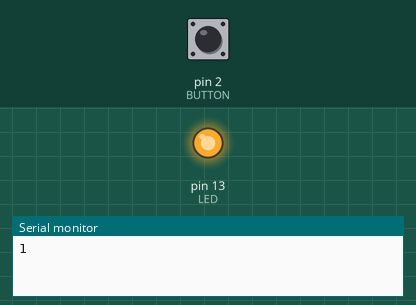
Bench run of a sketch on a simulated Arduino Uno, built with avr-gcc and run on an emulated ATmega328P. Shown: output pins drawn as LEDs (lit = HIGH), the last lines printed to the serial monitor. The inputs (shaded band) are chosen by the test bench; at power-on: pin 2 (BUTTON) HIGH.

Above: at 1.2 s.
1.3 s: pin 2 (BUTTON) pulled LOW for 0.15 s
At 2.4 s:
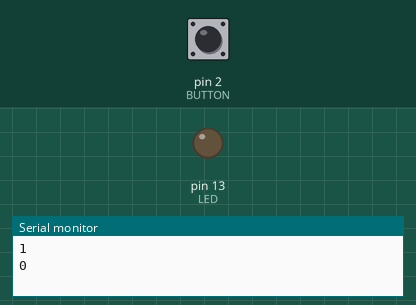
2.9 s: pin 2 (BUTTON) pulled LOW for 1 s
At 4.9 s:
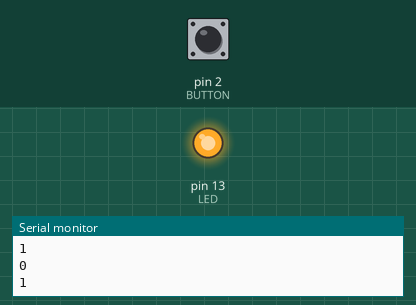
5.4 s: pin 2 (BUTTON) pulled LOW for 3.2 s
At 9.7 s:
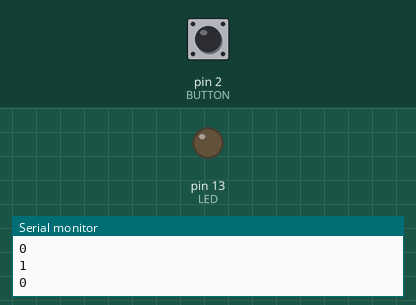
Timing chart, 0 to 11.2 s (numbered marks = the images above; inputs shaded):
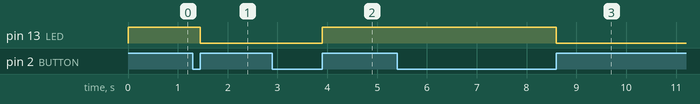

Measured:
- after the input at 1.3 s, pin 13 (LED): HIGH → LOW after 0.15 s
- after the input at 2.9 s, pin 13 (LED): LOW → HIGH after 1.0 s
- after the input at 5.4 s, pin 13 (LED): HIGH → LOW after 3.2 s

The sketch:

7.ino
```cpp
// Контакт 13 для подключения светодиода
int LED=13;
// Контакт 2 для подключения кнопки
int BUTTON=2;
// переменная статуса кнопки buttonState
boolean buttonState;
// переменная статуса кнопки предыдущая
boolean buttonStatePrev=LOW;
// переменная статуса светодиода
boolean ledState=LOW;
void setup() {
// запуск последовательного порта
Serial.begin(9600);
// определяем вывод LED (светодиод) как выход
pinMode (LED, OUTPUT);
// определяем вывод BUTTON (кнопка) как вход
pinMode (BUTTON, INPUT_PULLUP);
// начальное состояние светодиода
digitalWrite(LED, ledState);
}
void loop() {
// считываем состояние BUTTON входа (кнопки)
buttonState = digitalRead(BUTTON);
// если нажатие с LOW на HIGH
if (buttonState == HIGH && buttonStatePrev==LOW) {
ledState = ! ledState;
// записываем состояние из ledState на выход LED
digitalWrite(LED, ledState);
Serial.println(ledState);
}
buttonStatePrev = buttonState;
}
```
